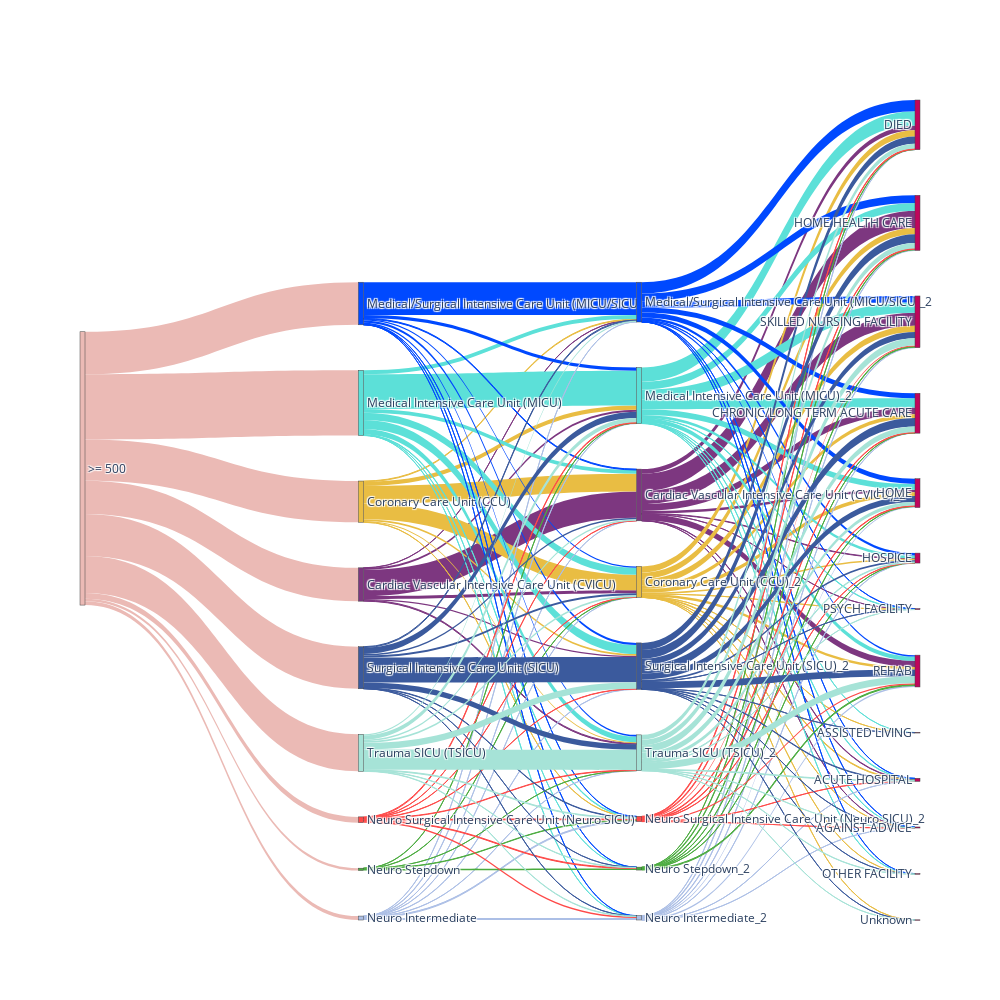

This figure's notebook cell:
### Markdown cell above
# Scheme of transfers between first and second admission to ICU (MIMIC IV dataset).

### Code cell
color_node = ['#EBBAB5', 
              '#7D3780', '#E9BD43', '#5CE0D8', '#0049FF', '#ACBFE6', '#4BAC3F',  '#FE4A49', '#3b5a9d','#A6E3D7',
               '#7D3780', '#E9BD43', '#5CE0D8', '#0049FF', '#ACBFE6', '#4BAC3F',  '#FE4A49', '#3b5a9d','#A6E3D7',
              '#C0055C','#C0055C','#C0055C','#C0055C','#C0055C','#C0055C','#C0055C','#C0055C','#C0055C','#C0055C','#C0055C','#C0055C','#C0055C','#C0055C','#C0055C','#C0055C','#C0055C','#C0055C'] 

color_link = ['#EBBAB5',               
              '#7D3780', '#E9BD43', '#5CE0D8', '#0049FF', '#ACBFE6', '#4BAC3F',  '#FE4A49', '#3b5a9d','#A6E3D7',
              '#7D3780', '#E9BD43', '#5CE0D8', '#0049FF', '#ACBFE6', '#4BAC3F',  '#FE4A49', '#3b5a9d','#A6E3D7',]

        
label = list(readm_sourses_mimic['source_name'])
source=list(readm_1st_move_mimic['sourses_from_num'])
source.extend(list(readm_2st_move_mimic['sourses_from_num_2']))
source.extend(list(discharge_mimic['discharge_from']))

colour_list_link=[]
for i in Counter(source).keys():
    for k in range(source.count(i)):
        colour_list_link.append(color_link[i])
        
target=list(readm_1st_move_mimic['sourses_to_num'])
target.extend(list(readm_2st_move_mimic['sourses_to_num_2']))
target.extend(list(discharge_mimic['discharge_to']))

value=list(readm_1st_move_mimic['num_of_admissions_1'])
value.extend(list(readm_2st_move_mimic['num_of_admissions_2']))
value.extend(list(discharge_mimic['num_of_admissions_3']))



link = dict(source = source, target = target, value = value, color=colour_list_link)
node = dict(label = label, pad=50, thickness=5, color=color_node)
data = go.Sankey(link = link, node=node,valueformat = ".0f",)

# plot
fig = go.Figure(data)
fig.update_layout(
    autosize=False,
    width=1000,
    height=1000,
    )
fig.show()

### Figure 1 — Plotly figure (JSON) as saved in the notebook; plotly's stock layout.template omitted (floating-point values rounded to 4 significant figures; data arrays with more than 128 entries replaced by an {"elided": "..."} marker saying what was removed)
{"data": [{"link": {"color": {"elided": "175 str values"}, "source": {"elided": "175 int values"}, "target": {"elided": "175 int values"}, "value": {"elided": "175 int values"}}, "node": {"color": ["#EBBAB5", "#7D3780", "#E9BD43", "#5CE0D8", "#0049FF", "#ACBFE6", "#4BAC3F", "#FE4A49", "#3b5a9d", "#A6E3D7", "#7D3780", "#E9BD43", "#5CE0D8", "#0049FF", "#ACBFE6", "#4BAC3F", "#FE4A49", "#3b5a9d", "#A6E3D7", "#C0055C", "#C0055C", "#C0055C", "#C0055C", "#C0055C", "#C0055C", "#C0055C", "#C0055C", "#C0055C", "#C0055C", "#C0055C", "#C0055C", "#C0055C", "#C0055C", "#C0055C", "#C0055C", "#C0055C", "#C0055C"], "label": [">= 500 ", "Cardiac Vascular Intensive Care Unit (CVICU)", "Coronary Care Unit (CCU)", "Medical Intensive Care Unit (MICU)", "Medical/Surgical Intensive Care Unit (MICU/SICU)", "Neuro Intermediate", "Neuro Stepdown", "Neuro Surgical Intensive Care Unit (Neuro SICU)", "Surgical Intensive Care Unit (SICU)", "Trauma SICU (TSICU)", "Cardiac Vascular Intensive Care Unit (CVICU)_2", "Coronary Care Unit (CCU)_2", "Medical Intensive Care Unit (MICU)_2", "Medical/Surgical Intensive Care Unit (MICU/SICU)_2", "Neuro Intermediate_2", "Neuro Stepdown_2", "Neuro Surgical Intensive Care Unit (Neuro SICU)_2", "Surgical Intensive Care Unit (SICU)_2", "Trauma SICU (TSICU)_2", "ACUTE HOSPITAL", "AGAINST ADVICE", "ASSISTED LIVING", "CHRONIC/LONG TERM ACUTE CARE", "DIED", "HOME", "HOME HEALTH CARE", "HOSPICE", "OTHER FACILITY", "PSYCH FACILITY", "REHAB", "SKILLED NURSING FACILITY", "Unknown"], "pad": 50, "thickness": 5}, "type": "sankey", "valueformat": ".0f"}], "layout": {"autosize": false, "height": 1000, "width": 1000}}
